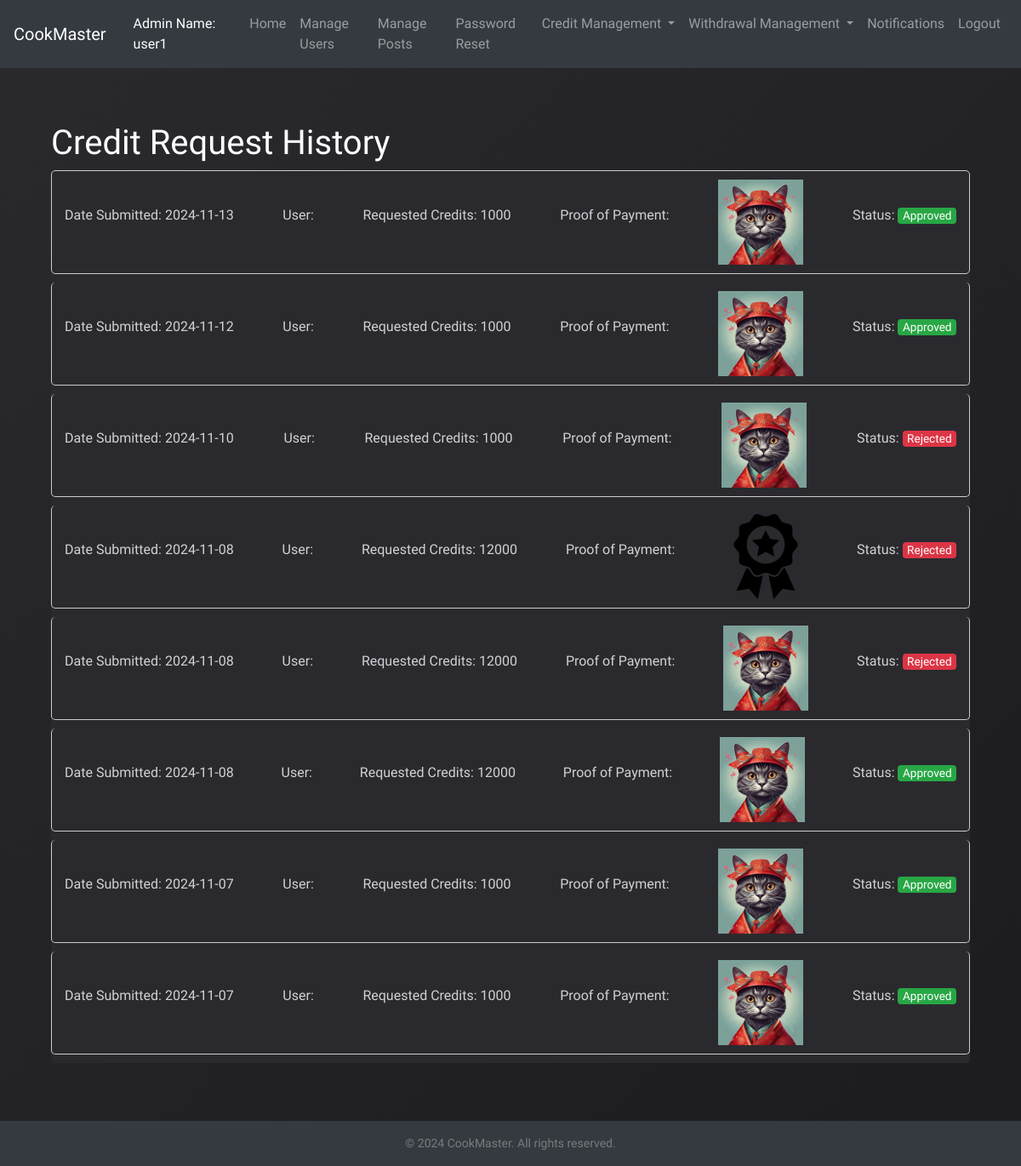
Screenshot of /admin/credit_request_history (signed in) with the database file from the repository.
### app/models.py (models this page shows, shortened)
class User(db.Model, UserMixin):
    id = db.Column(db.Integer, primary_key=True)
    username = db.Column(db.String(20), unique=True, nullable=False)
    email = db.Column(db.String(120), unique=True, nullable=False)
    password = db.Column(db.String(60), nullable=False)
    role = db.Column(db.String(10), nullable=False, default='user')
    date_created = db.Column(db.DateTime, default=datetime.now(timezone.utc))
    completed_recipes = db.Column(db.Integer, default=0)
    recipes_created = db.Column(db.Integer, default=0)
    recipes_shared = db.Column(db.Integer, default=0)
    friends_connected = db.Column(db.Integer, default=0)
    shopping_lists_created = db.Column(db.Integer, default=0)
    conversion_tool_uses = db.Column(db.Integer, default=0)
    last_login = db.Column(db.DateTime, default=lambda: datetime.now(timezone.utc))
    credits = db.Column(db.Integer, default=0)
    tools = db.relationship('Tool', backref='owner', lazy=True, cascade="all, delete-orphan")
    posts = db.relationship('Post', backref='author', lazy=True, cascade="all, delete-orphan")
    created_challenges = db.relationship('Challenge', backref='creator', lazy=True, overlaps="challenge_creator,created_challenges")
    participated_challenges = db.relationship('ChallengeParticipant', backref='user_participation', lazy=True, overlaps="participant,challenges_participated")
    achievements = db.relationship('Achievement', backref='user', lazy=True, cascade="all, delete-orphan")

class CreditRequest(db.Model):
    __tablename__ = 'credit_request'
    id = db.Column(db.Integer, primary_key=True)
    user_id = db.Column(db.Integer, db.ForeignKey('user.id', ondelete='CASCADE'), nullable=False)
    status = db.Column(db.String(20), default='Pending')
    proof_image = db.Column(db.String(200), nullable=False)
    credits_requested = db.Column(db.Integer, nullable=False)
    date_submitted = db.Column(db.DateTime, default=lambda: datetime.now(timezone.utc))
    user = db.relationship('User', backref=db.backref('credit_requests', passive_deletes=True))

### app/admin_routes.py (the view)
@admin.route('/credit_request_history')
@login_required
def credit_request_history():
    credit_requests = CreditRequest.query.filter(CreditRequest.status.in_(['Approved', 'Rejected'])).order_by(CreditRequest.date_submitted.desc()).all()
    return render_template('admin_credit_request_history.html', credit_requests=credit_requests)

### app/__init__.py (called while the page is built)
@login_manager.user_loader
def load_user(user_id):
    from app.models import User
    return User.query.get(int(user_id))

### app/templates/admin_credit_request_history.html
{% extends "admin_base.html" %}
{% block content %}
<div class="container">
    <h1>Credit Request History</h1>
    {% if credit_requests %}
        <ul class="list-group">
            {% for request in credit_requests %}
                <li class="list-group-item">
                    <p>Date Submitted: {{ request.date_submitted.strftime('%Y-%m-%d') }}</p>
                    <p>User: {{ request.user.username }}</p>
                    <p>Requested Credits: {{ request.credits_requested }}</p>
                    <p>Proof of Payment:</p>
                    <img src="{{ url_for('static', filename='payments/' ~ request.proof_image) }}" alt="Proof Image" style="max-width: 100px;">
                    <p>
                        Status:
                        <span class="badge {% if request.status == 'Approved' %}badge-success{% elif request.status == 'Rejected' %}badge-danger{% else %}badge-warning{% endif %}">
                            {{ request.status }}
                        </span>
                    </p>
                </li>
            {% endfor %}
        </ul>
    {% else %}
        <p>No approved or rejected credit requests found.</p>
    {% endif %}
</div>
{% endblock %}

### app/templates/admin_base.html (shortened to what this page needs)
<!DOCTYPE html>
<html lang="en">
<head>
    <link rel="stylesheet" href="https://stackpath.bootstrapcdn.com/bootstrap/4.5.2/css/bootstrap.min.css">
    <link rel="stylesheet" href="{{ url_for('static', filename='css/styles.css') }}">
</head>
<body>
    <nav class="navbar navbar-expand-lg navbar-dark bg-dark">
        <a class="navbar-brand">CookMaster</a>
        {% if current_user.is_authenticated %}
        <span class="navbar-text text-white ml-3">
        Admin Name: {{ current_user.username }}
        </span>
        {% endif %}
        <div class="collapse navbar-collapse" id="navbarNav">
            <ul class="navbar-nav ml-auto">
                <li class="nav-item">
                    <a class="nav-link" href="{{ url_for('admin.dashboard') }}">Home</a>
                </li>
                <li class="nav-item">
                    <a class="nav-link" href="{{ url_for('admin.manage_users') }}">Manage Users</a>
                </li>
                <li class="nav-item">
                    <a class="nav-link" href="{{ url_for('admin.manage_posts') }}">Manage Posts</a>
                </li>
                <li class="nav-item">
                    <a class="nav-link" href="{{ url_for('admin.view_password_reset_requests') }}">Password Reset</a>
                </li>
                <li class="nav-item dropdown">
                    <a class="nav-link dropdown-toggle" href="#" id="creditDropdown" role="button" data-toggle="dropdown" aria-haspopup="true" aria-expanded="false">
                        Credit Management
                    </a>
                </li>
                <li class="nav-item dropdown">
                    <a class="nav-link dropdown-toggle" href="#" id="withdrawDropdown" role="button" data-toggle="dropdown" aria-haspopup="true" aria-expanded="false">
                        Withdrawal Management
                    </a>
                </li>
                <li class="nav-item">
                    <a class="nav-link" href="{{ url_for('admin.admin_notifications') }}">Notifications</a>
                </li>
                <li class="nav-item">
                    <a class="nav-link" href="{{ url_for('user.logout') }}">Logout</a>
                </li>
            </ul>
        </div>
    </nav>
    <div class="container mt-4">
        {% block content %}{% endblock %}
    </div>
    <footer class="bg-dark text-white text-center py-3 mt-5">
        <p>&copy; 2024 CookMaster. All rights reserved.</p>
    </footer>
</body>
</html>

### app/static/css/styles.css (style rules this page uses)
body { margin: 0; font-family: 'Chewy', sans-serif; background: linear-gradient(135deg, #2a2a2e, #1c1c1e); color: #f5f5f5; background-size: cover; height: 100%; display: flex; flex-direction: column; overflow-x: hidden; animation: none; scroll-behavior: smooth; }
html { height: 100%; margin: 0; display: flex; flex-direction: column; overflow-x: hidden; }
.navbar { background-color: #1c1c1e; position: relative; z-index: 1000; }
.navbar-brand { color: #4a90e2; }
.navbar-nav .nav-link { color: #a1a1a6; font-weight: 500; transition: color 0.3s; }
.badge { font-weight: 400; padding: 0.2em 0.4em; border-radius: 0.25rem; font-size: 0.85em; }
.badge-success { background-color: #28a745; color: #fff; }
.badge-danger { background-color: #dc3545; color: #fff; }
footer { background-color: #1c1c1e; color: #a1a1a6; text-align: center; padding: 10px 0; }
footer p { margin: 0; font-size: 14px; color: #7b7b7b; }
.list-group { background-color: #2a2a2e; border-radius: 5px; margin-bottom: 20px; }
.list-group-item { background-color: #2a2a2e; color: #d1d1d6; transition: background-color 0.3s ease, transform 0.2s ease; display: flex; justify-content: space-between; align-items: center; padding: 10px 15px; border: 1px solid #ccc; border-radius: 5px; margin-bottom: 10px; }
.container { color: white; padding-top: 20px; flex: 1; margin: 0 auto; text-align: left; }
h1, h3 { font-family: 'Chewy', cursive; color: white; font-weight: 400; }

### rows the page displays
User: username "user1"
CreditRequest: date_submitted "2024-11-13", credits_requested "1000", proof_image (picture), status "Approved"
CreditRequest: date_submitted "2024-11-12", credits_requested "1000", proof_image (picture), status "Approved"
CreditRequest: date_submitted "2024-11-10", credits_requested "1000", proof_image (picture), status "Rejected"
CreditRequest: date_submitted "2024-11-08", credits_requested "12000", proof_image (picture), status "Rejected"
CreditRequest: date_submitted "2024-11-08", credits_requested "12000", proof_image (picture), status "Rejected"
CreditRequest: date_submitted "2024-11-08", credits_requested "12000", proof_image (picture), status "Approved"
CreditRequest: date_submitted "2024-11-07", credits_requested "1000", proof_image (picture), status "Approved"
CreditRequest: date_submitted "2024-11-07", credits_requested "1000", proof_image (picture), status "Approved"
